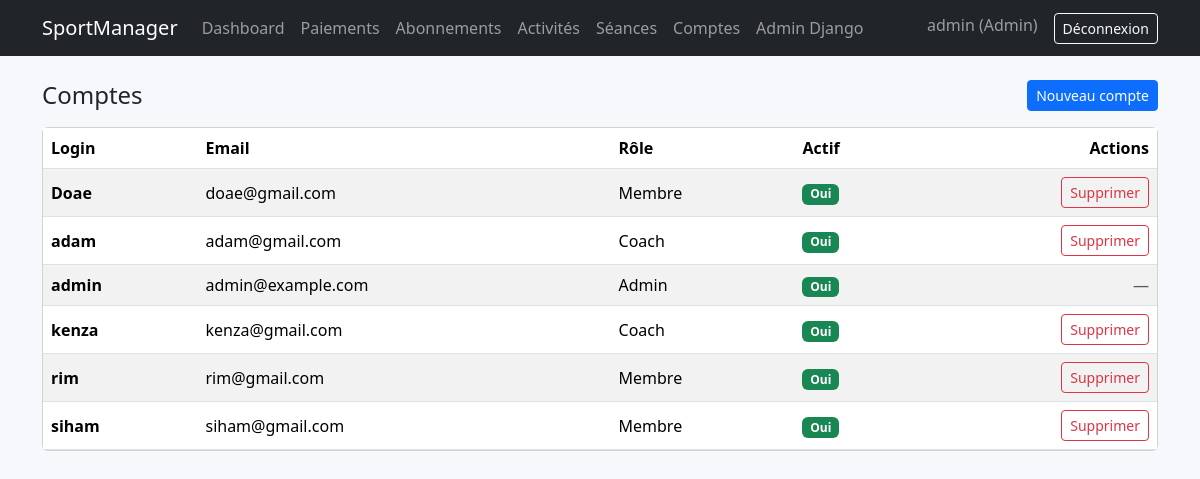
/admin-app/comptes/ (signed in), run on the app's committed database.
### core/models.py (models this page shows, shortened)
class Utilisateur(AbstractUser):
    class Role(models.TextChoices):
        ADMIN = "ADMIN", "Admin"
        COACH = "COACH", "Coach"
        MEMBRE = "MEMBRE", "Membre"
    username = models.CharField(max_length=150, blank=True, null=True)
    login = models.CharField(max_length=150, unique=True)
    email = models.EmailField(unique=True)
    role = models.CharField(max_length=10, choices=Role.choices, default=Role.MEMBRE)
    USERNAME_FIELD = "login"
    REQUIRED_FIELDS = ["email"]
    objects = UtilisateurManager()

### core/views.py (the view)
        @login_required
        def _wrapped(request: HttpRequest, *args, **kwargs):
            user: Utilisateur = request.user  # type: ignore[assignment]
            if user.role not in roles:
                messages.error(request, "Accès refusé.")
                return redirect("home")
            return view_func(request, *args, **kwargs)

### core/views.py (called while the page is built)
def _role_required(*roles: str):
    def decorator(view_func):
        @login_required
        def _wrapped(request: HttpRequest, *args, **kwargs):
            user: Utilisateur = request.user  # type: ignore[assignment]
            if user.role not in roles:
                messages.error(request, "Accès refusé.")
                return redirect("home")
            return view_func(request, *args, **kwargs)
        return _wrapped
    return decorator

@_role_required(Utilisateur.Role.ADMIN)
def admin_comptes(request: HttpRequest) -> HttpResponse:
    users = Utilisateur.objects.all().order_by("login")
    return render(request, "core/admin_comptes_list.html", {"users": users})

### core/templates/core/admin_comptes_list.html (shortened to what this page needs)
{% extends "base.html" %}
{% block content %}
  <div class="d-flex align-items-center justify-content-between mb-3">
    <h1 class="h4 mb-0">Comptes</h1>
    <a class="btn btn-primary btn-sm" href="{% url 'admin_compte_create' %}">Nouveau compte</a>
  </div>
  <div class="card">
    <div class="table-responsive">
      <table class="table table-striped mb-0 align-middle">
        <thead>
          <tr>
            <th>Login</th>
            <th>Email</th>
            <th>Rôle</th>
            <th>Actif</th>
            <th class="text-end">Actions</th>
          </tr>
        </thead>
        <tbody>
          {% for u in users %}
            <tr>
              <td class="fw-semibold">{{ u.login }}</td>
              <td>{{ u.email }}</td>
              <td>{{ u.get_role_display }}</td>
              <td>
                <span class="badge {% if u.is_active %}bg-success{% else %}bg-secondary{% endif %}">
                  {% if u.is_active %}Oui{% else %}Non{% endif %}
                </span>
              </td>
              <td class="text-end">
                {% if u.id != user.id %}
                  <form method="post" action="{% url 'admin_compte_delete' u.id %}" class="d-inline">
                    <button class="btn btn-sm btn-outline-danger" type="submit">Supprimer</button>
                  </form>
                {% else %}
                  <span class="text-muted">—</span>
                {% endif %}
              </td>
            </tr>
          {% empty %}
            <tr><td colspan="5" class="text-center text-muted py-4">Aucun compte.</td></tr>
          {% endfor %}
        </tbody>
      </table>
    </div>
  </div>
{% endblock %}

### templates/partials/navbar.html (shortened to what this page needs)
<nav class="navbar navbar-expand-lg navbar-dark bg-dark">
  <div class="container">
    <a class="navbar-brand" href="{% url 'home' %}">SportManager</a>
    <div class="collapse navbar-collapse" id="navbarContent">
      <ul class="navbar-nav me-auto mb-2 mb-lg-0">
        {% if user.is_authenticated %}
          {% if user.role == 'MEMBRE' %}
            <li class="nav-item">
              <a class="nav-link" href="{% url 'membre_dashboard' %}">Dashboard</a>
            </li>
            <li class="nav-item">
              <a class="nav-link" href="{% url 'membre_planning' %}">Planning</a>
            </li>
            <li class="nav-item">
              <a class="nav-link" href="{% url 'membre_abonnements' %}">Abonnements</a>
            </li>
          {% elif user.role == 'ADMIN' %}
            <li class="nav-item">
              <a class="nav-link" href="{% url 'admin_dashboard' %}">Dashboard</a>
            </li>
            <li class="nav-item">
              <a class="nav-link" href="{% url 'admin_paiements' %}">Paiements</a>
            </li>
            <li class="nav-item">
              <a class="nav-link" href="{% url 'admin_abonnements' %}">Abonnements</a>
            </li>
            <li class="nav-item">
              <a class="nav-link" href="{% url 'admin_activites' %}">Activités</a>
            </li>
            <li class="nav-item">
              <a class="nav-link" href="{% url 'admin_seances' %}">Séances</a>
            </li>
            <li class="nav-item">
              <a class="nav-link" href="{% url 'admin_comptes' %}">Comptes</a>
            </li>
            <li class="nav-item">
              <a class="nav-link" href="/admin/">Admin Django</a>
            </li>
          {% endif %}
        {% endif %}
      </ul>
      <ul class="navbar-nav ms-auto">
        {% if user.is_authenticated %}
          <li class="nav-item">
            <span class="navbar-text me-3">
              {{ user.login }} ({{ user.get_role_display }})
            </span>
          </li>
          <li class="nav-item">
            <form method="post" action="{% url 'logout' %}">
              <button class="btn btn-outline-light btn-sm" type="submit">Déconnexion</button>
            </form>
          </li>
        {% else %}
          <li class="nav-item">
            <a class="btn btn-outline-light btn-sm" href="{% url 'login' %}">Connexion</a>
          </li>
        {% endif %}
      </ul>
    </div>
  </div>
</nav>

### templates/base.html (style rules this page uses)
body { background: #f6f8fb; }

### data on the page
Utilisateur: login "admin", role "Admin", email "admin@example.com", is_active "Oui"
Utilisateur: login "Doae", email "doae@gmail.com", role "Membre", is_active "Oui", shows "Supprimer"
Utilisateur: login "adam", email "adam@gmail.com", role "Coach", is_active "Oui", shows "Supprimer"
Utilisateur: login "kenza", email "kenza@gmail.com", role "Coach", is_active "Oui", shows "Supprimer"
Utilisateur: login "rim", email "rim@gmail.com", role "Membre", is_active "Oui", shows "Supprimer"
Utilisateur: login "siham", email "siham@gmail.com", role "Membre", is_active "Oui", shows "Supprimer"
